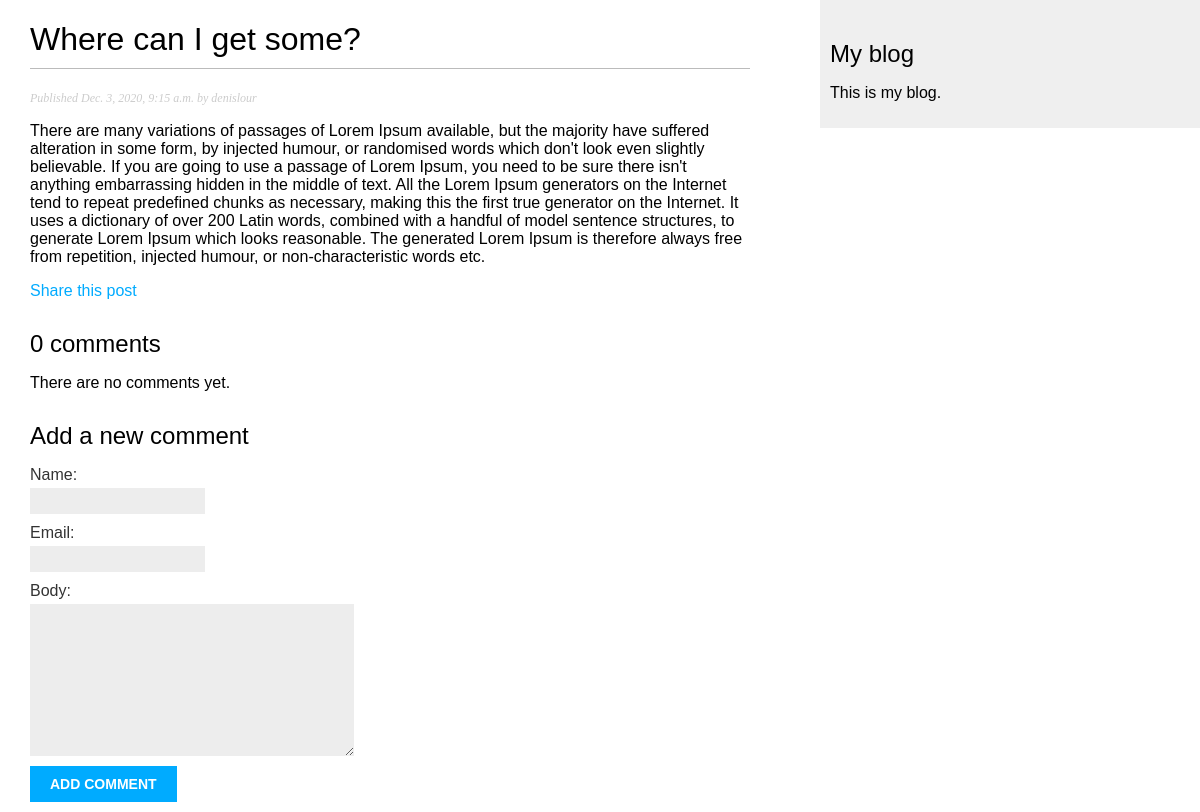
The page /blog/2020/12/3/where-can-i-get-some/ on the database as committed earlier.
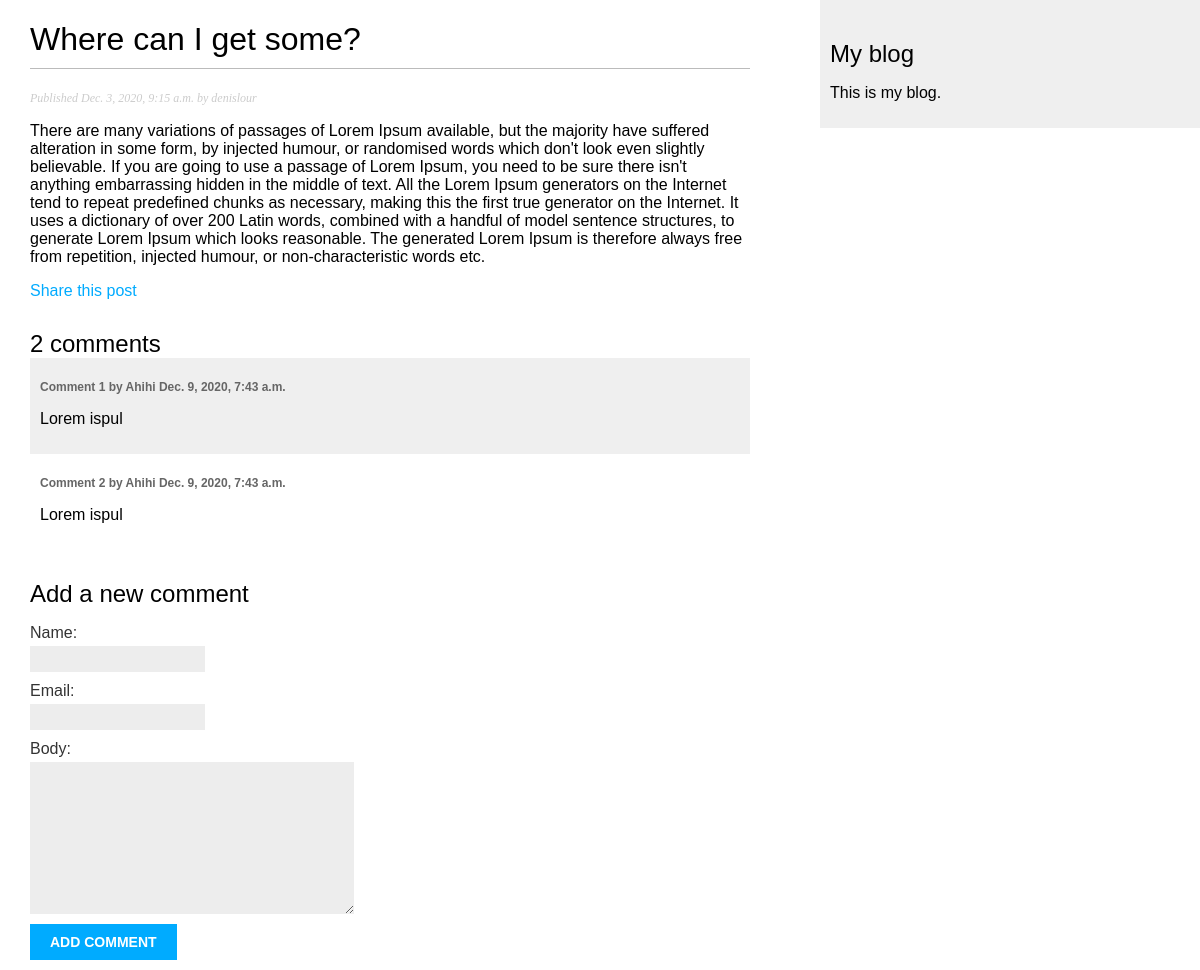
The same page on the database as committed later.
### blog/models.py (models this page shows, shortened)
class Post(models.Model):
    STATUS_CHOICES = (
        ('draft', 'Draft'),
        ('published', 'Published'),
    )
    title = models.CharField(max_length=250)
    slug = models.SlugField(max_length=250, unique_for_date='publish')
    author = models.ForeignKey(
        User, on_delete=models.CASCADE, related_name='blog_posts')
    body = models.TextField()
    publish = models.DateTimeField(default=timezone.now)
    created = models.DateTimeField(auto_now_add=True)
    updated = models.DateTimeField(auto_now=True)
    status = models.CharField(
        max_length=10, choices=STATUS_CHOICES, default='draft')
    objects = models.Manager()  # The default manager.
    published = PublishedManager()  # Our custom manager.
    tags = TaggableManager()
    class Meta:
        ordering = ('-publish',)

class Comment(models.Model):
    post = models.ForeignKey(
        Post, on_delete=models.CASCADE, related_name='comments')
    name = models.CharField(max_length=80)
    email = models.EmailField()
    body = models.TextField()
    created = models.DateTimeField(auto_now_add=True)
    updated = models.DateTimeField(auto_now=True)
    active = models.BooleanField(default=True)
    class Meta:
        ordering = ('created',)

### blog/views.py (the view)
# urls.py: path('<int:year>/<int:month>/<int:day>/<slug:post>/', views.post_detail, name='post_detail'),
def post_detail(request, year, month, day, post):
    post = get_object_or_404(
        Post, slug=post, status='published', publish__year=year,
        publish__month=month, publish__day=day,
    )
    comments = post.comments.filter(active=True)
    new_comment = None
    if request.method == 'POST':
        comment_form = CommentForm(data=request.POST)
        if comment_form.is_valid():
            new_comment = comment_form.save(commit=False)
            new_comment.post = post
            new_comment.save()
    else:
        comment_form = CommentForm()
    return render(request, 'blog/post/detail.html', {
        'post': post,
        'comments': comments,
        'new_comment': new_comment,
        'comment_form': comment_form
    })

### blog/forms.py
class CommentForm(forms.ModelForm):
    class Meta:
        model = Comment
        fields = ('name', 'email', 'body')

### blog/templates/blog/post/detail.html (shortened to what this page needs)
{% extends "blog/base.html" %}
{% block content %}
  <h1>{{ post.title }}</h1>
  <p class="date">
    Published {{ post.publish }} by {{ post.author }}
  </p>
  {{ post.body|linebreaks }}
  <p>
    <a href="{% url "blog:post_share" post.id %}">
        Share this post
    </a>
  </p>
  {% with comments.count as total_comments %}
    <h2>
      {{ total_comments }} comment{{ total_comments|pluralize }}
    </h2>
  {% endwith %}
  {% for comment in comments %}
    <div class="comment">
      <p class="info">
        Comment {{ forloop.counter }} by {{ comment.name }}
        {{ comment.created }}
      </p>
      {{ comment.body|linebreaks }}
    </div>
  {% empty %}
    <p>There are no comments yet.</p>
  {% endfor %}
  {% if new_comment %}
    <h2>Your comment has been added.</h2>
  {% else %}
    <h2>Add a new comment</h2>
    <form method="post">
      {{ comment_form.as_p }}
      <p><input type="submit" value="Add comment"></p>
    </form>
  {% endif %}
{% endblock %}

### blog/templates/blog/base.html (shortened to what this page needs)
{% load static %}
<!DOCTYPE html>
<html>
<head>
  <link href="{% static "css/blog.css" %}" rel="stylesheet">
</head>
<body>
  <div id="content">
    {% block content %}
    {% endblock %}
  </div>
  <div id="sidebar">
    <h2>My blog</h2>
    <p>This is my blog.</p>
  </div>
</body>
</html>

### blog/static/css/blog.css (style rules this page uses)
body { margin:0; padding:0; font-family:helvetica, sans-serif; }
a { color:#00abff; text-decoration:none; }
h1 { font-weight:normal; border-bottom:1px solid #bbb; padding:0 0 10px 0; }
h2 { font-weight:normal; margin:30px 0 0; }
#content { float:left; width:60%; padding:0 0 0 30px; }
#sidebar { float:right; width:30%; padding:10px; background:#efefef; height:100%; }
p.date { color:#ccc; font-family: georgia, serif; font-size: 12px; font-style: italic; }
label { float:left; clear:both; color:#333; margin-bottom:4px; }
input, textarea { clear:both; float:left; margin:0 0 10px; background:#ededed; border:0; padding:6px 10px; font-size:12px; }
input[type=submit] { font-weight:bold; background:#00abff; color:#fff; padding:10px 20px; font-size:14px; text-transform:uppercase; }
.comment { padding:10px; }
.comment:nth-child(even) { background:#efefef; }
.comment .info { font-weight:bold; font-size:12px; color:#666; }

Rows that differ between the two databases and show on the page:
added Comment: name "Ahihi", created "Dec. 9, 2020, 7:43 a.m.", body "Lorem ispul"
added Comment: name "Ahihi", created "Dec. 9, 2020, 7:43 a.m.", body "Lorem ispul"
Other text that changed with them:
{{ total_comments }}: "0" → "2"
text no longer shown: "There are no comments yet."
